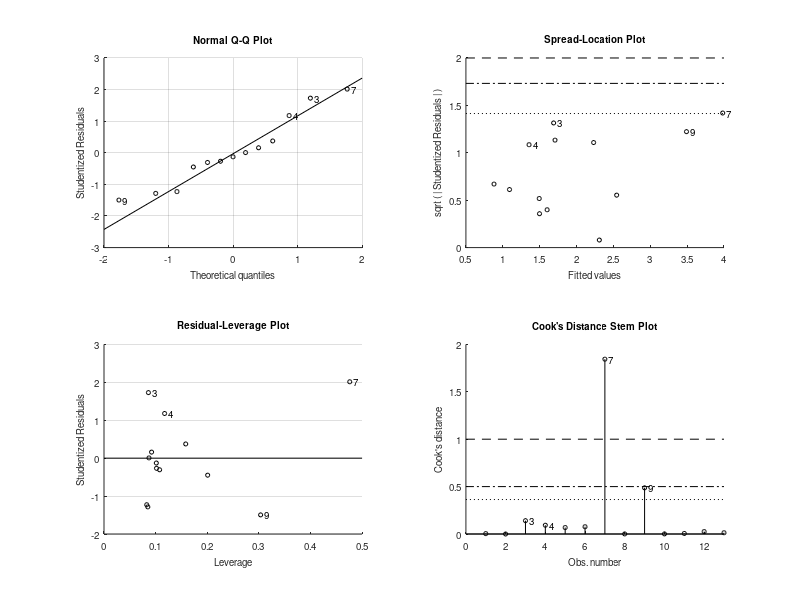

MATLAB code for this plot: (Note: this script raises an error after producing the figure.)
clc
clear

load click_positions.mat

hBarCenter_FG = mean([backDotX_FG,frontDotX_FG], 2);
hBarCenter_FE = mean([backDotX_FE,frontDotX_FE], 2);


%% plot scatter + model

mdl = fitlm(hBarCenter_FG, hBarCenter_FE);

fprintf([ ...
    '<Fit parameters> \n' ...
    '---------------- \n' ...
    'y = %4.2fx + (%4.2f) \n' ...
    'adjR2: %4.2f \n'], ...
    mdl.Coefficients.Estimate(2), ...
    mdl.Coefficients.Estimate(1), ...
    mdl.Rsquared.Adjusted)

disp(mdl)

subplot(2,2,3)

szMarker = 100;
alphaMarker = .2;
lwFit = 3;
lwBound = 2.5;
c = 'k';
ticks = 0:10;

hold on
scatter(hBarCenter_FG, hBarCenter_FE, ...
    szMarker, c, 'fill', ...
    'markerfacealpha',alphaMarker)
h = plot(mdl);

hData = findobj(h,'DisplayName','Data');
hFit = findobj(h,'DisplayName','Fit');
hBound = findobj(h,'DisplayName','Confidence bounds');
hBound = findobj(h,'LineStyle',hBound.LineStyle, 'Color', hBound.Color);

set(hFit,'color',c,'linewidth',lwFit)
set(hBound,'color',c,'linestyle',':','linewidth',lwBound)

hData.MarkerFaceColor = 'none';
hData.MarkerEdgeColor = 'none';

addUnityLine

xticks(ticks)
xlabel({'Single dots'' position shift (dva)'; 'Flash-Grab'})

yticks(ticks)
ylabel({'Single dots'' position shift (dva)'; 'Frame'})

text(4, .25, ['N = ',num2str(numel(hBarCenter_FG))])

title ''
legend off
cleanplot

fprintf('\n*** FG median position shift: %4.2f dva', median(hBarCenter_FG))
fprintf('\n*** FE median position shift: %4.2f dva\n', median(hBarCenter_FE))

%% plot difference

subplot(2,2,4)

data_mat = (hBarCenter_FE-hBarCenter_FG)./hBarCenter_FG*100;

scatterbar_median(data_mat);
errorbar(1, median(data_mat), MAD(data_mat), ...
    'o','color','k','linewidth',2,'marker','none')

xticks(1)
set(gca,'xcolor','none')

ylabel({'Position shift difference (%)', '(Frame vs. Flash-Grab)'})
yticks(0:50:200)
ylim([-10 225])
yline(0,'-')

% add statistics
[delta, ~, p, W, z, r] = signrank_full(data_mat);
fprintf([ ...
    '\n <Distortion difference>' ...
    '\n -----------------------' ...
    '\n median difference = %4.1f %%' ...
    '\n W = %5.2f' ...
    '\n z = %5.2f' ...
    '\n p = %5.3f' ...
    '\n r = %4.2f \n'], ...
delta,W,z,p,r)
statbar(1,1,210,p)

pbaspect([1,3,1])
cleanplot

%% save figure
set(gcf,'papersize',[8.3 11.7])
saveas(gcf,'../results/fig04.pdf')
